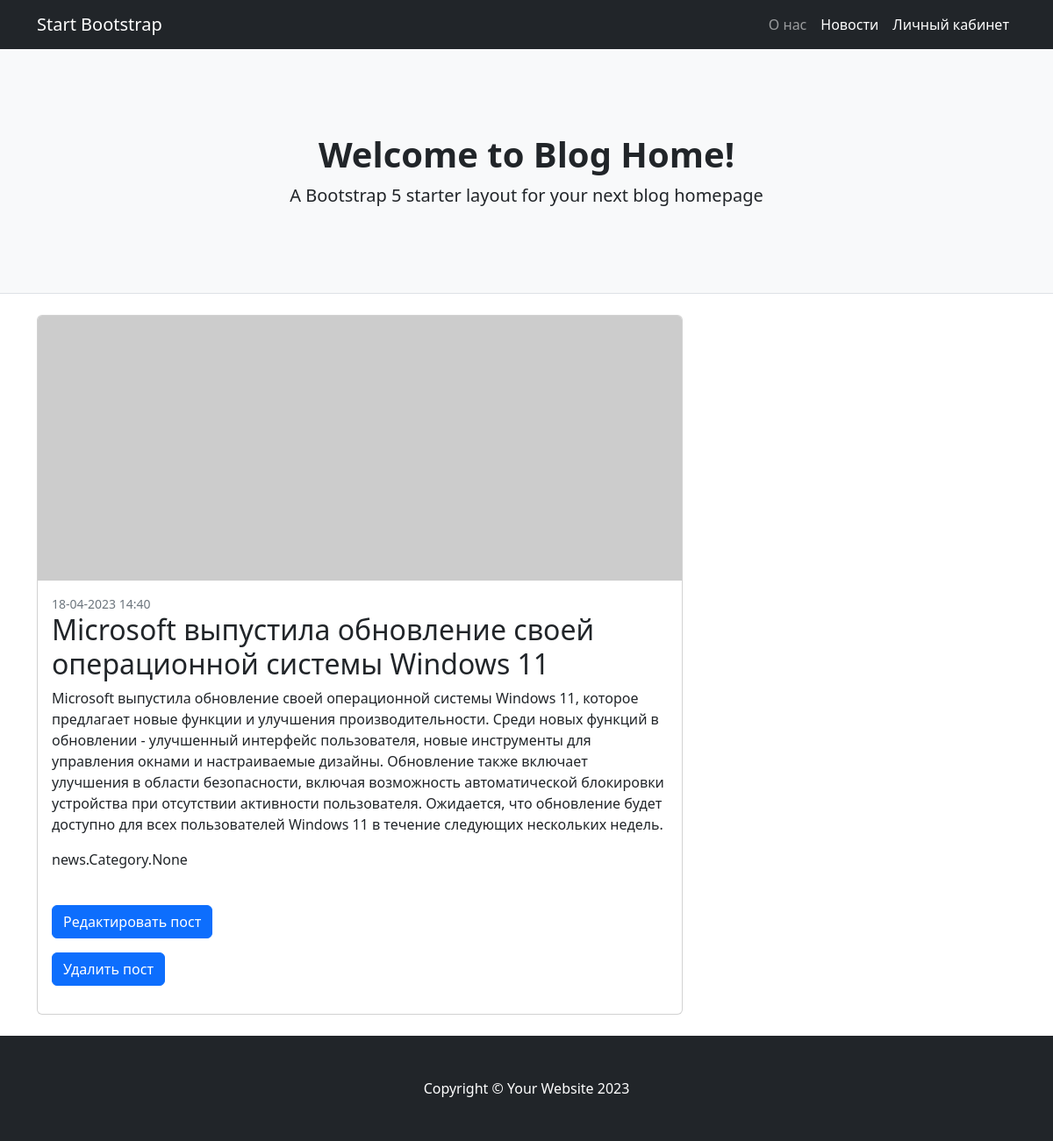
/news/3/, run on the app's committed database.
### news/models.py (models this page shows, shortened)
class Post(models.Model):
    author = models.ForeignKey(Author, on_delete=models.CASCADE)
    NEWS = 'NW'
    ARTICLE = 'AR'
    POST_TYPE_CHOICES = [
        (NEWS, 'Новость'),
        (ARTICLE, 'Статья')
    ]
    type = models.CharField(
        max_length=2,
        choices=POST_TYPE_CHOICES,
        default=NEWS
    )
    datetime = models.DateTimeField(auto_now_add=True)
    category = models.ManyToManyField(Category, through='PostCategory')
    title = models.CharField(max_length=128)
    text = models.TextField()
    rating = models.SmallIntegerField(default=0)

### news/views.py (the view)
# urls.py: path('<int:pk>/', NewsDetail.as_view(), name='post_details'),
class NewsDetail(DetailView):
    model = Post
    template_name = 'news/news_details.html'
    context_object_name = 'news_details'
    def get_object(self, *args, **kwargs):
        obj = cache.get(f'news-{self.kwargs["pk"]}', None)
        if not obj:
            obj = super().get_object(queryset=self.queryset)
            cache.set(f'news-{self.kwargs["pk"]}', obj)
        return obj

### accounts/templatetags/custom_filters.py (called while the page is built)
@register.filter(name='censor')
def censor(text):
    censor_words = ('мат', 'ещёмат', 'трехэтажныймат') #кортеж нецензурных слов
    censored_text = []
    for word in text.split():
        if word.lower().strip('''!()-[]{};?@#$%:'"\,./^&amp;*_''') in censor_words:
            word = '*' * len(word)
            censored_text.append(word)
        else:
            censored_text.append(word)
    return ' '.join(censored_text)

### templates/news/news_details.html (shortened to what this page needs)
{% extends 'flatpages/default.html' %}
{% load custom_filters %}
{% block content %}
<div class="container">
    <div class="row">
        <div class="col-lg-8">
            <div class="card mb-4">
                <a href="#!"><img class="card-img-top" src="https://dummyimage.com/850x350/dee2e6/6c757d.jpg" alt="..." /></a>
                <div class="card-body">
                    <div class="small text-muted">{{ news_details.datetime|date:'d-m-Y' }} {{ news_details.datetime|time:'H:i' }}</div>
                    <h2 class="card-title">{{ news_details.title|censor }}</h2>
                    <p class="card-text">{{ news_details.text|censor }}</p>
                    <p>{{ news_details.category }}</p>
                    <br>
                    <p><a class="btn btn-primary" href="{% url 'update_post' news_details.id %}">Редактировать пост</a></p>
                    <p><a class="btn btn-primary" href="{% url 'delete_post' news_details.id %}">Удалить пост</a></p>
                </div>
            </div>
        </div>
    </div>
</div>
{% endblock content %}

### data on the page
Post: datetime "18-04-2023", datetime "14:40", title|censor "Microsoft выпустила обновление своей операционной системы Windows 11", text|censor "Microsoft выпустила обновление своей операционной системы Windows 11, которое предлагает новые функции и улучшения производительности. Среди новых функций в обновлении - улучшенный интерфейс пользователя, новые инструменты для управления окнами и настраиваемые дизайны. Обновление также включает улучшения в области безопасности, включая возможность автоматической блокировки устройства при отсутствии активности пользователя. Ожидается, что обновление будет доступно для всех пользователей Windows 11 в течение следующих нескольких недель.", category "news.Category.None"
